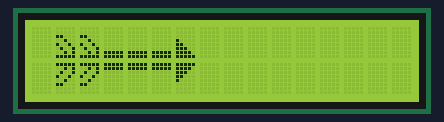
The sketch below on a simulated Arduino Uno, built with avr-gcc and run on an emulated ATmega328P. On the bench: 16×2 character LCD.

Above: at 0.1 s.
At 3.1 s:
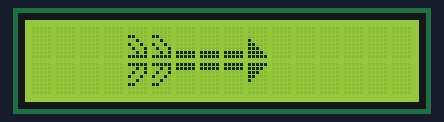
At 5.1 s:
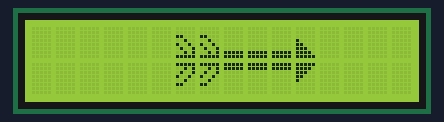
At 7.1 s:
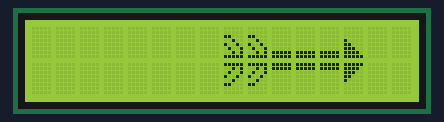
At 10.1 s:
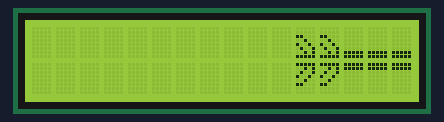
At 14.1 s:
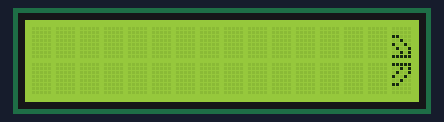

Measured:
- what the display in image 1 shows lasts 1.0 s, from 3.1 s to 4.1 s

The sketch:

ex5.ino
```cpp
#include <LiquidCrystal.h>

LiquidCrystal lcd(12, 11, 5, 4, 3, 2);

byte xFace[8] = {B00000,B00000,B11000,B00100,B10010,B01001,B00101,B11111};
byte cFace[8] = {B00000,B00000,B00000,B00000,B00000,B00000,B11111,B11111};
byte fFace[8] = {B00000,B00000,B00000,B10000,B11000,B11100,B11110,B11111};
// 배열 선언
byte gFace[8] = {B11111,B00101,B01001,B10010,B00100,B11000,B00000,B00000};
byte iFace[8] = {B11111,B11111,B00000,B00000,B00000,B00000,B00000,B00000};
byte lFace[8] = {B11111,B11110,B11100,B11000,B10000,B00000,B00000,B00000};
// 배열 선언


void setup() {

  lcd.createChar(2, cFace);// 2번 문자에 정의된 문자 지정
  lcd.createChar(5, fFace);// 5번 문자에 정의된 문자 지정

  lcd.createChar(6, gFace);// 6번 문자에 정의된 문자 지정
  lcd.createChar(8, iFace);// 8번 문자에 정의된 문자 지정
  lcd.createChar(11, lFace);// 11번 문자에 정의된 문자 지정
  lcd.createChar(1, xFace);// 11번 문자에 정의된 문자 지정

  lcd.begin(16, 2); // 16칸 2줄 LCD 초기화

  lcd.write(byte(1)); // 0번 문자 출력
  lcd.setCursor(1,0); // (1,0) 으로 커서 이동
  lcd.write(byte(1)); // 0번 문자 출력

  lcd.setCursor(2,0); // (2,0) 으로 커서 이동
  lcd.write(byte(2)); // 2번 문자 출력
  lcd.setCursor(3,0); // (3,0) 으로 커서 이동
  lcd.write(byte(2));// 2번 문자 출력
  lcd.setCursor(4,0); // (4,0) 으로 커서 이동
  lcd.write(byte(2));// 2번 문자 출력
  lcd.setCursor(5,0); // (5,0) 으로 커서 이동
  lcd.write(byte(5));// 5번 문자 출력

  lcd.setCursor(0,1); // (0,1) 으로 커서 이동
  lcd.write(byte(6));// 6번 문자 출력
  lcd.setCursor(1,1); // (1,1) 으로 커서 이동
  lcd.write(byte(6));// 6번 문자 출력
  lcd.setCursor(2,1); // (2,1) 으로 커서 이동
  lcd.write(byte(8));// 8번 문자 출력
  lcd.setCursor(3,1); // (3,1) 으로 커서 이동
  lcd.write(byte(8));// 8번 문자 출력
  lcd.setCursor(4,1); // (4,1) 으로 커서 이동
  lcd.write(byte(8));// 8번 문자 출력
  lcd.setCursor(5,1); // (5,1) 으로 커서 이동
  lcd.write(byte(11));// 11번 문자 출력
}

void loop() {
  for(int k=0; k<16; k++){  // 1초마다 오른쪽으로 이동
  lcd.scrollDisplayRight();
  delay(1000);
}
  lcd.clear();  // LCD clear
}
```
